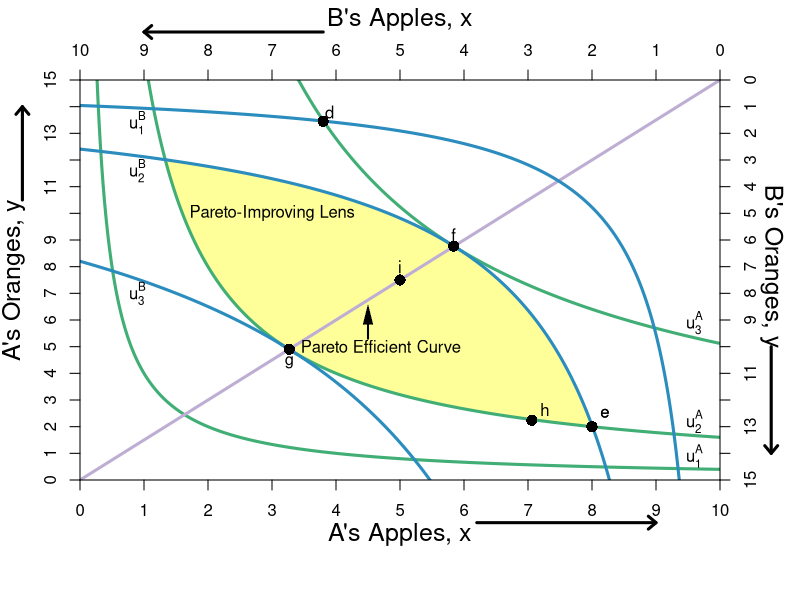

Write R code to recreate this figure.
#require(ggplot2)
require(shape)
pdf(file = "property/property_tioli.pdf", width = 9, height = 7)

#Set parameters for graphics
axislabelsize <- 1.5
graphlinewidth <- 3

COL <- c("#7fc97f", "#beaed4", "#fdc086", "#ffff99", "#386cb0", "#f0027f", "#bf5b17", "#666666")
COLA <- c("#99d8c9","#66c2a4","#41ae76", "#238b45", "#005824")
COLB <- c("#4eb3d3", "#2b8cbe", "#0868ac","#084081")

uA <- function(xA, yA, alpha){
  (xA)^(alpha)*(yA)^(1 - alpha)
}

indiffcurveA1 <- function(x, U = 2, A = 1, a = 0.5) {
  ((((U)/A)*(1/x)^a)^(1/(1-a)))
}

indiffcurveA2 <- function(x, U = 4, A = 1, a = 0.5) {
  (((U/A)*(1/x)^a)^(1/(1-a)))
}

indiffcurveA3 <- function(x, U = 6.123724, A = 1, a = 0.5) {
  (((U/A)*(1/x)^a)^(1/(1-a)))
}

indiffcurveA4 <- function(x, U = 7.156591, A = 1, a = 0.5) {
  ((((U)/A)*(1/x)^a)^(1/(1-a)))
}

paretoEC <- function(x) {
  (3/2)*x
}

indiffcurveBneg <- function(x, U = 5.09, A = 1, a = 0.5) {
  15 - (((U/A)*(1/(10 - x))^a)^(1/(1-a)))
}

indiffcurveBneg1 <- function(x, U = 3.09, A = 1, a = 0.5) {
  15 - (((U/A)*(1/(10 - x))^a)^(1/(1-a)))
}

indiffcurveBneg2 <- function(x, U = 5.09, A = 1, a = 0.5) {
  15 - (((U/A)*(1/(10 - x))^a)^(1/(1-a)))
}

indiffcurveBneg3 <- function(x, U = 8.244574, A = 1, a = 0.5) {
  15 - (((U/A)*(1/(10 - x))^a)^(1/(1-a)))
}




#Aisha happens to have found 8 apples and 2 oranges, 
#and Betty happens to have found 2 apples and 13 oranges. 
#Aisha's utility (8^0.5)*(2^0.5) = 4
#Betty's utility (2^0.5)*(13^0.5) = 5.09


par(mar =  c(6, 4, 4, 4))
xlims <- c(0, 10)
ylims <- c(0, 15)
xlims2 <- c(10, 0)
ylims2 <- c(15, 0)

plot(0, 0, xlim = xlims, ylim = ylims, type = "n",
     xlab = expression(paste("A's Apples, ", x)),
     ylab = expression(paste("A's Oranges, ", y)), 
     line = 2.5,
     xaxt = "n", 
     yaxt = "n", 
     cex.lab = axislabelsize, 
     bty = "n",
     xaxs="i", 
     yaxs="i")


npts <- 500 
npts2 <- 501

#Specify the sequences of points for graphing. 
xx1 <- seq(xlims[1], xlims[2], length.out = npts)
yy1 <- indiffcurveA2(xx1, U = 4, A = 1, a = 0.5)
yy2 <- indiffcurveA2(xx1)

#Polygon Attempt
#polygon(x = c(1.34, 6, 8, 10 - 6.73), y = c(12, 9, 2, 15 - 10.1), col="powderblue", density=NULL, border = NA)

#I need something like xx1 with npts for 
xpoly1 <- seq(from = 1.34, to = 8, length.out = 500)
ypoly1 <- indiffcurveA2(xpoly1, U = 4, A = 1, a = 0.5)
ypoly2 <- indiffcurveBneg(xpoly1, U = 5.09, A = 1, a = 0.5)
polygon(x = c(xpoly1, rev(xpoly1)), y = c(ypoly1, rev(ypoly2)), col=COL[4], density=NULL, border = NA)

#Draw the lines for the graphs
lines(xx1, indiffcurveA1(xx1), col = COLA[3], lwd = graphlinewidth)
lines(xx1, indiffcurveA2(xx1), col = COLA[3], lwd = graphlinewidth)
#lines(xx1, indiffcurveA3(xx1), col = COLA[3], lwd = graphlinewidth)
lines(xx1, indiffcurveA4(xx1), col = COLA[3], lwd = graphlinewidth)
lines(xx1, paretoEC(xx1), col = COL[2], lwd = graphlinewidth)

lines(xx1, indiffcurveBneg1(xx1), col = COLB[2], lwd = graphlinewidth)
lines(xx1, indiffcurveBneg2(xx1), col = COLB[2], lwd = graphlinewidth)
lines(xx1, indiffcurveBneg3(xx1), col = COLB[2], lwd = graphlinewidth)

#Customize ticks and labels for the plot
ticksy <- seq(from = 0, to = 15, by = 1)
ylabels <- seq(from = 0, to = 15, by = 1)
ticksx <- seq(from = 0, to = 10, by = 1)
xlabels <- seq(from = 0, to = 10, by = 1)
axis(1, at = ticksx, pos = 0, labels = xlabels)
axis(2, at = ticksy, pos = 0, labels = ylabels, las = 0)

#Add arrows:
arrows(-0.9, 10.5, -0.9, 14, xpd = TRUE, length=0.1,angle=40,lwd=3)
arrows(6.2, -1.6, 9, -1.6, xpd = TRUE, length=0.1,angle=40,lwd=3)

#Annotation of the three graphs and the NE
text(9.6, 0.9, expression(u[1]^A))
text(9.6, 2.2, expression(u[2]^A))
#text(9.6, 4.4, expression(u[3]^A))
text(9.6, 5.9, expression(u[3]^A))




#Perhaps useful point to label the unused intersection of the participation constraints
#points(1.34, 12, pch = 16, col = "black", cex = 1.5)



#Pareto efficiency curve
#segments(4.16, 6.23, 6.73, 10.1, lty = 2, lwd = 2)
text(4.7, 5, expression("Pareto Efficient Curve"))
Arrows(4.5, 5.3, 4.5, 6.2, col = "black", lty = 1, lwd = 2, arr.type = "triangle", arr.lwd = 0.5)


#Set up second axes and labels

par(new = TRUE)

#Use the same x and ylims as previously, but with locations switched
xlims2 <- c(10, 0)
ylims2 <- c(15, 0)

#Leave the ylab and xlab blank to ensure no axes titles
plot(0, 0, xlim = xlims2, ylim = ylims2, type = "n",
     xlab = expression(paste("")),
     ylab = expression(paste("")),
     xaxt = "n", 
     yaxt = "n", 
     cex.lab = 1.3, 
     bty = "n",
     xaxs="i", 
     yaxs="i")

#Set up axes at sides 3 and 4 (top and right)
axis(side = 3, at = ticksx, pos = 0, labels = xlabels)
axis(side = 4, at = ticksy, pos = 0, labels = ylabels, las = 0)
mtext("B's Apples, x", side = 3, line = 2.5, cex = axislabelsize)
text(-0.8, 7, expression(paste("B's Oranges, y")), xpd = TRUE, cex = axislabelsize, srt = 270) 

#Add arrows:
arrows(-0.8, 10, -0.8, 14, xpd = TRUE, length=0.1,angle=40,lwd=3)
arrows(6.2, -1.8, 9, -1.8, xpd = TRUE, length=0.1,angle=40,lwd=3)

#Label B's indifference curves
text(9.1, 1.6, expression(u[1]^B))
text(9.1, 3.4, expression(u[2]^B))
#text(9.1, 4.6, expression(u[3]^B))
text(9.1, 8, expression(u[3]^B))

#Add a point for the initial endowment
points(2, 13, pch = 16, col = "black", cex = 1.5)
text(1.8, 12.5, expression(e))

#Label a point on the middle of the curve
points(5, 7.5, pch = 16, col = "black", cex = 1.5)
text(5, 7, expression(i))

#(5^0.5)*(7.5^0.5) = 6.123724

#Add point for comparison to participation constraint
points(6.2, 1.55, pch = 16, col = "black", cex = 1.5)
text(6.1, 1.2, expression(d))


#Calculate TIOLI power allocation for B
#mrs(x,y) => pareto efficient curve is (3/2)x = y
#A's initital utility is 4 = u(8,2) = (8^0.5)*(2^0.5)
#Therefore substitute in the contract curve u_e^A = 4 = (x^A)^(0.5)(3/2*x^A)^0.5
# => x^A = 4/((3/2)^0.5) = 3.27 => x^B = 6.73
# => y^A = 3/2(x^A) = 4.9 => y^B = 10.1

#Add point g for B's TIOLI power
points(6.73, 10.1, pch = 16, col = "black", cex = 1.5)
text(6.73, 10.6, expression(g))

#Calculate TIOLI power allocation for A
#mrs(x,y) => pareto efficient curve is (3/2)x = y
#A's initital utility is 4 = u(8,2) = (8^0.5)*(2^0.5)
#Therefore substitute in the contract curve u_e^A = 4 = (x^A)^(0.5)(3/2*x^A)^0.5
# => x^B = 5.09/((3/2)^0.5) = 4.16 => x^A = 5.84
# => y^B = 3/2(x^B) = 6.23 => y^A = 8.77 
#=> u^A = (5.84^0.5)*(8.77^0.5) = 7.156591
#Add point f for A's TIOLI power
points(4.16, 6.23, pch = 16, col = "black", cex = 1.5)
text(4.16, 5.8, expression(f))

#Annotating B's endowment
text(1.8, 12.5, expression(e))

#Annotating a point that is a Pareto improvement over e.
points(2.94, 12.76, pch = 16, col = "black", cex = 1.5)
text(2.74, 12.36, expression(h))
#(2.94^0.5)*(12.76^0.5)

#Label Pareto Improving Lens
text(7, 5, expression(paste("Pareto-Improving Lens")))

dev.off()
